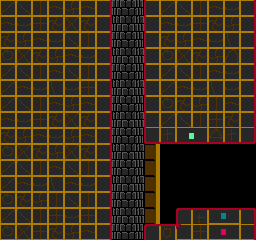

Tiled map render using the project's own tile images. Description and the whole map definition, tile-layer contents included, below:
An orthogonal 16x15 tile map with 16x16 px tiles, 2 tile layers (back, front) and 4 objects (Lift).

<map version="1.0" orientation="orthogonal" width="16" height="15" tilewidth="16" tileheight="16">
 <tileset firstgid="1" name="tiles1" tilewidth="16" tileheight="16">
  <image source="../../../img/tiles/tiles0.gif" trans="ff00ff" width="256" height="256" />
 </tileset>
 <layer name="back" width="16" height="15">
  <data encoding="csv">
0,0,0,0,0,0,182,131,132,198,0,0,0,0,0,0,
0,0,0,0,0,0,182,147,148,198,0,0,0,0,0,0,
0,0,0,0,0,0,182,131,132,198,0,0,0,0,0,0,
0,0,0,0,0,0,182,147,148,198,0,0,0,0,0,0,
0,0,0,0,0,0,182,131,132,198,0,0,0,0,0,0,
0,0,0,0,0,0,182,147,148,198,0,0,0,0,0,0,
0,0,0,0,0,0,182,131,132,198,0,0,0,0,0,0,
0,0,0,0,0,0,182,147,148,198,0,0,0,0,0,0,
0,0,0,0,0,0,182,131,132,198,0,0,0,0,0,0,
0,0,0,0,0,0,182,147,148,198,0,0,0,0,0,0,
0,0,0,0,0,0,182,131,132,198,0,0,0,0,0,0,
0,0,0,0,0,0,182,147,148,198,0,0,0,0,0,0,
0,0,0,0,0,0,182,131,132,198,0,0,0,0,0,0,
0,0,0,0,0,0,182,147,148,198,0,0,0,0,0,0,
0,0,0,0,0,0,182,131,132,198,0,0,0,0,0,0
</data>
 </layer>
 <layer name="front" width="16" height="15">
  <data encoding="csv">
98,99,100,101,118,101,104,0,0,97,98,99,100,101,102,104,
101,102,116,117,115,117,120,0,0,113,101,102,116,117,118,120,
117,118,101,102,99,100,104,0,0,97,117,118,101,102,103,104,
114,115,117,118,101,102,104,0,0,113,114,115,117,118,119,104,
98,99,100,101,99,100,120,0,0,97,98,99,100,101,102,120,
98,101,102,103,102,116,104,0,0,113,98,101,102,103,102,104,
98,99,100,101,118,101,104,0,0,97,114,117,118,100,101,104,
101,102,116,117,115,117,120,0,0,97,98,99,100,116,117,120,
117,118,101,102,118,101,104,0,0,17,20,5,6,23,20,24,
114,115,117,118,115,117,120,0,0,0,0,0,0,0,0,0,
98,99,100,101,99,100,104,0,0,0,0,0,0,0,0,0,
98,101,102,103,101,102,104,0,0,0,0,0,0,0,0,0,
114,117,118,100,99,100,104,0,0,0,0,0,0,0,0,0,
98,99,100,116,102,116,120,0,0,0,0,33,36,55,56,40,
114,115,116,117,118,101,120,0,0,33,34,133,116,81,82,104
</data>
 </layer>
 <objectgroup name="lines" width="16" height="15" visible="0">
  <properties>
   <property name="map_tile" value="10" />
   <property name="type" value="[&quot;n&quot;,&quot;s&quot;,&quot;e&quot;]" />
  </properties>
  <object x="144" y="0">
   <polyline points="0,0 0,160 112,160 112,32" />
  </object>
  <object x="256" y="208">
   <polyline points="0,0 -80,0 -80,16 -112,16 -112,32" />
  </object>
  <object x="112" y="240">
   <polyline points="0,0 0,-240" />
  </object>
 </objectgroup>
 <objectgroup name="objects" width="16" height="15">
  <object name="Lift" gid="1" x="112" y="192" />
 </objectgroup>
</map>
